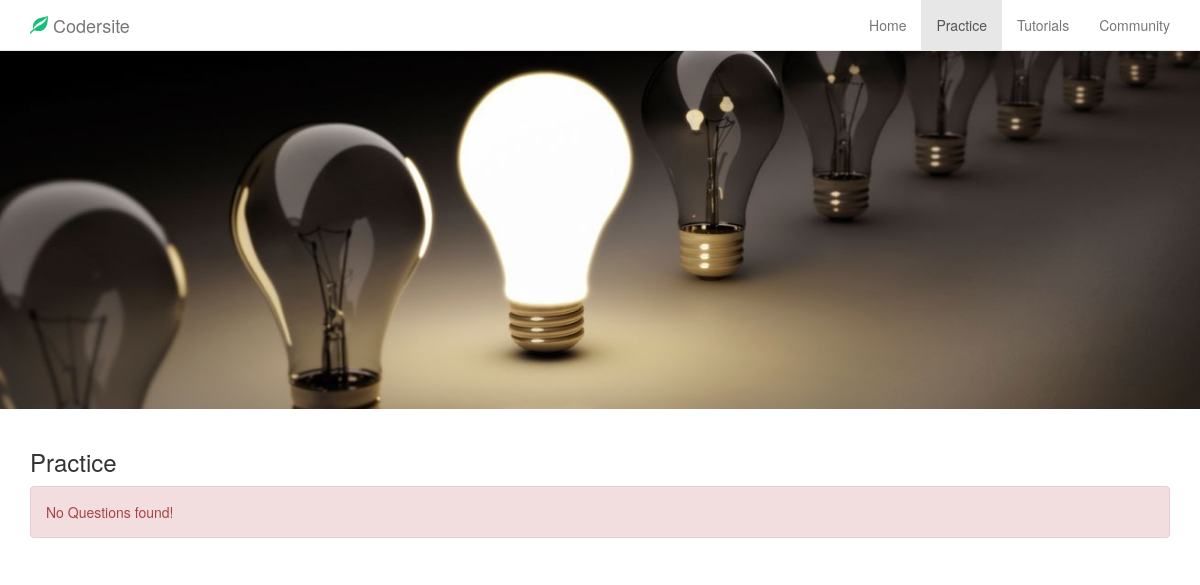
The app's page /practice/, older data.
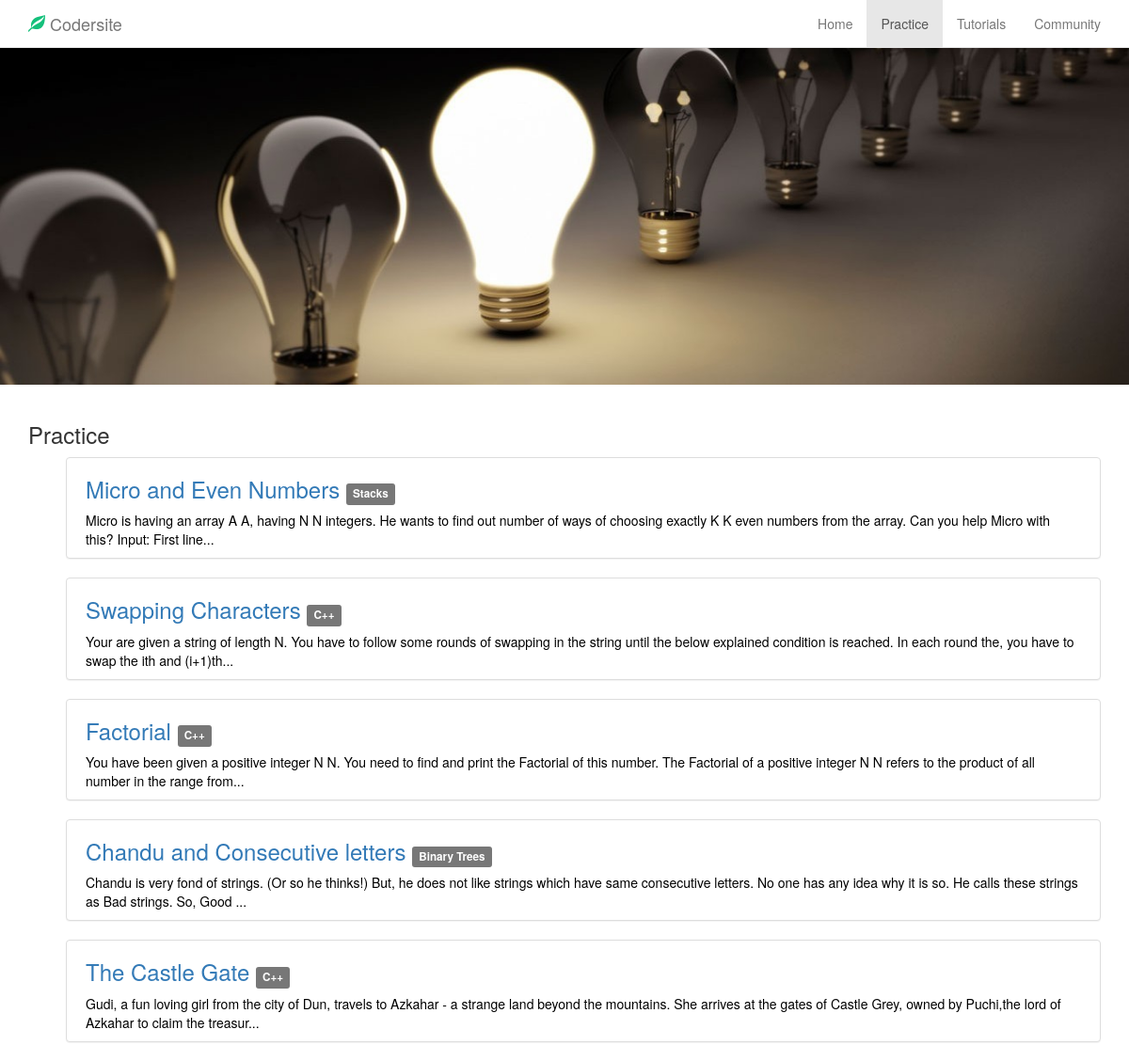
The same page, newer data.
### practice/models.py (models this page shows, shortened)
class Question(models.Model):
  title = models.TextField(max_length=400)
  statement = models.TextField()
  category = models.ForeignKey(Category)

class Category(models.Model):
  name = models.TextField(max_length=100)

### practice/views.py (the view)
class IndexView(generic.ListView):
  template_name = 'practice/index.html'
  context_object_name = 'question_list'
  def get_queryset(self):
    return Question.objects.all()

### practice/templates/practice/index.html (shortened to what this page needs)
{% extends 'base2.html' %}
{% block head %}
{% load static %}
  <link rel="stylesheet" type="text/css" href="{% static 'css/practice_home.css' %}">
{% endblock %}
{% block content %}
<img src="{% static 'images/bulbs.jpg' %}" width="100%">
<div class="container">
  <br>
  <h3>Practice</h3>
  {% if question_list %}
  <ul class="no-bullets">
    {% for question in question_list %}
    <li>
      <a href="{% url 'practice:detail' question.id %}">
      <div class="panel panel-default question-box">
        <h3>{{ question.title }}
          <small><span class="label label-default">{{ question.category.name }}</span></small>
        </h3>
        <p class="less-desc">{{ question.statement | slice:":200"}}...</p>
      </div>
      </a>
    </li>
    {% endfor %}
  </ul>
  {% else %}
  <div class="alert alert-danger" role="alert">
    No Questions found!
  </div>
  {% endif %}
</div>
{% endblock %}

### templates/base2.html (shortened to what this page needs)
<!DOCTYPE html>
<html lang="en">
<head>
  {% load static %}
  <link rel="stylesheet" href="{% static 'css/bootstrap.min.css' %}">
  <link rel="stylesheet" href="{% static 'css/mine.css' %}">
  {% block head %}
  {% endblock %}
</head>
<body>
  <nav class="navbar navbar-default navbar-fixed-top">
    <div class="container">
      <div class="navbar-header">
          <a class="navbar-brand" href="#">
            <span class="glyphicon glyphicon-leaf" style="color: #14c07b;"></span> Codersite
          </a>
      </div>
      <div class="navbar-collapse collapse" >
        <ul class="nav navbar-nav navbar-right">
          <li class="active" id="home-tab"><a href="{% url 'logapp:home'%}">Home</a></li>
          <li class id="practice-tab"><a href="{% url 'practice:index' %}">Practice</a></li>
          <li id="article-tab"><a href="{% url 'articles:index' %}">Tutorials</a></li>
          <li id="forum-tab"><a href="{% url 'forum:index' %}">Community</a></li>
        </ul>
      </div>
    </div>
  </nav>
  {% block content %}
  {% endblock %}
</body>
</html>

### static/css/mine.css (style rules this page uses)
.navbar { -webkit-box-shadow: 0 8px 6px -6px rgba(0,0,0,0.05); -moz-box-shadow: 0 8px 6px -6px rgba(0,0,0,0.05); box-shadow: 0 8px 6px -6px rgba(0,0,0,0.05); background-color: white; }
.navbar-brand { color: #14c07b; }
body { padding-top: 50px; }
img { display: block; margin:auto; }

### practice/static/css/practice_home.css (style rules this page uses)
.question-box { background-color: white; padding-left: 20px; padding-right: 20px; }
.no-bullets { list-style-type: none; }
.less-desc { color: black; }

Row changes from the older to the newer data that the page shows:
added Question: title "Micro and Even Numbers", category.name "Stacks", statement "Micro is having an array A A, having N N integers. He wants to find out number of ways of choosing exactly K K even numbers from the array. Can you help Micro with this? Input: First line"
added Question: title "Swapping Characters", category.name "C++", statement "Your are given a string of length N. You have to follow some rounds of swapping in the string until the below explained condition is reached. In each round the, you have to swap the ith and (i+1)th"
added Question: title "Factorial", category.name "C++", statement "You have been given a positive integer N N. You need to find and print the Factorial of this number. The Factorial of a positive integer N N refers to the product of all number in the range from"
added Question: title "Chandu and Consecutive letters", category.name "Binary Trees", statement "Chandu is very fond of strings. (Or so he thinks!) But, he does not like strings which have same consecutive letters. No one has any idea why it is so. He calls these strings as Bad strings. So, Good"
added Question: title "The Castle Gate", category.name "C++", statement "Gudi, a fun loving girl from the city of Dun, travels to Azkahar - a strange land beyond the mountains. She arrives at the gates of Castle Grey, owned by Puchi,the lord of Azkahar to claim the treasur"
Text that changed along with them:
text no longer shown: "No Questions found!"
